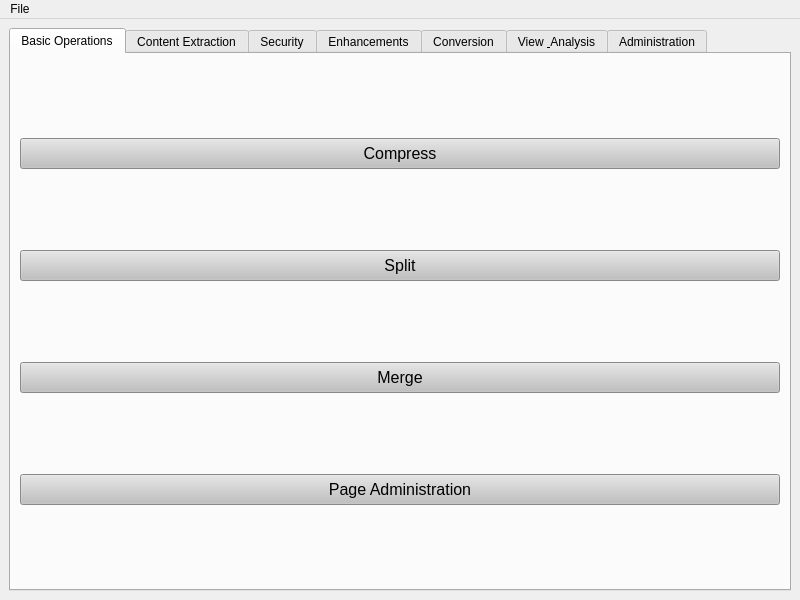
<?xml version="1.0" encoding="UTF-8"?>
<ui version="4.0">
 <class>MainWindow</class>
 <widget class="QMainWindow" name="MainWindow">
  <property name="geometry">
   <rect>
    <x>100</x>
    <y>100</y>
    <width>800</width>
    <height>600</height>
   </rect>
  </property>
  <property name="windowTitle">
   <string>PDF Utility</string>
  </property>
  <widget class="QWidget" name="centralwidget">
   <layout class="QVBoxLayout" name="verticalLayout">
    <item>
     <widget class="QTabWidget" name="tabWidget">
      <widget class="QWidget" name="basicTab">
       <attribute name="title">
        <string>Basic Operations</string>
       </attribute>
       <layout class="QVBoxLayout" name="basicLayout">
        <item>
         <widget class="QPushButton" name="compressButton">
          <property name="text">
           <string>Compress</string>
          </property>
          <property name="styleSheet">
           <string>QPushButton { background-color: rgb(192, 192, 192); color: rgb(0, 0, 0); font: 12pt; padding: 5px; }</string>
          </property>
         </widget>
        </item>
        <item>
         <widget class="QPushButton" name="splitButton">
          <property name="text">
           <string>Split</string>
          </property>
          <property name="styleSheet">
           <string>QPushButton { background-color: rgb(192, 192, 192); color: rgb(0, 0, 0); font: 12pt; padding: 5px; }</string>
          </property>
         </widget>
        </item>
        <item>
         <widget class="QPushButton" name="mergeButton">
          <property name="text">
           <string>Merge</string>
          </property>
          <property name="styleSheet">
           <string>QPushButton { background-color: rgb(192, 192, 192); color: rgb(0, 0, 0); font: 12pt; padding: 5px; }</string>
          </property>
         </widget>
        </item>
        <item>
         <widget class="QPushButton" name="pageAdminButton">
          <property name="text">
           <string>Page Administration</string>
          </property>
          <property name="styleSheet">
           <string>QPushButton { background-color: rgb(192, 192, 192); color: rgb(0, 0, 0); font: 12pt; padding: 5px; }</string>
          </property>
         </widget>
        </item>
       </layout>
      </widget>
      <widget class="QWidget" name="extractionTab">
       <attribute name="title">
        <string>Content Extraction</string>
       </attribute>
       <layout class="QVBoxLayout" name="extractionLayout">
        <item>
         <widget class="QPushButton" name="extractTextButton">
          <property name="text">
           <string>Extract Text</string>
          </property>
          <property name="styleSheet">
           <string>QPushButton { background-color: rgb(192, 192, 192); color: rgb(0, 0, 0); font: 12pt; padding: 5px; }</string>
          </property>
         </widget>
        </item>
        <item>
         <widget class="QPushButton" name="extractImagesButton">
          <property name="text">
           <string>Extract Images</string>
          </property>
          <property name="styleSheet">
           <string>QPushButton { background-color: rgb(192, 192, 192); color: rgb(0, 0, 0); font: 12pt; padding: 5px; }</string>
          </property>
         </widget>
        </item>
        <item>
         <widget class="QPushButton" name="extractTablesCamelotButton">
          <property name="text">
           <string>Extract Tables (Camelot)</string>
          </property>
          <property name="styleSheet">
           <string>QPushButton { background-color: rgb(192, 192, 192); color: rgb(0, 0, 0); font: 12pt; padding: 5px; }</string>
          </property>
         </widget>
        </item>
        <item>
         <widget class="QPushButton" name="extractLinksButton">
          <property name="text">
           <string>Extract Links</string>
          </property>
          <property name="styleSheet">
           <string>QPushButton { background-color: rgb(192, 192, 192); color: rgb(0, 0, 0); font: 12pt; padding: 5px; }</string>
          </property>
         </widget>
        </item>
        <item>
         <widget class="QPushButton" name="extractMetadataButton">
          <property name="text">
           <string>Extract Metadata</string>
          </property>
          <property name="styleSheet">
           <string>QPushButton { background-color: rgb(192, 192, 192); color: rgb(0, 0, 0); font: 12pt; padding: 5px; }</string>
          </property>
         </widget>
        </item>
       </layout>
      </widget>
      <widget class="QWidget" name="securityTab">
       <attribute name="title">
        <string>Security</string>
       </attribute>
       <layout class="QVBoxLayout" name="securityLayout">
        <item>
         <widget class="QPushButton" name="encryptButton">
          <property name="text">
           <string>Encrypt</string>
          </property>
          <property name="styleSheet">
           <string>QPushButton { background-color: rgb(192, 192, 192); color: rgb(0, 0, 0); font: 12pt; padding: 5px; }</string>
          </property>
         </widget>
        </item>
       </layout>
      </widget>
      <widget class="QWidget" name="enhancementsTab">
       <attribute name="title">
        <string>Enhancements</string>
       </attribute>
       <layout class="QVBoxLayout" name="enhancementsLayout">
        <item>
         <widget class="QPushButton" name="watermarkButton">
          <property name="text">
           <string>Watermark</string>
          </property>
          <property name="styleSheet">
           <string>QPushButton { background-color: rgb(192, 192, 192); color: rgb(0, 0, 0); font: 12pt; padding: 5px; }</string>
          </property>
         </widget>
        </item>
        <item>
         <widget class="QPushButton" name="ocrButton">
          <property name="text">
           <string>OCR</string>
          </property>
          <property name="styleSheet">
           <string>QPushButton { background-color: rgb(192, 192, 192); color: rgb(0, 0, 0); font: 12pt; padding: 5px; }</string>
          </property>
         </widget>
        </item>
        <item>
         <widget class="QPushButton" name="highlightButton">
          <property name="text">
           <string>Highlight</string>
          </property>
          <property name="styleSheet">
           <string>QPushButton { background-color: rgb(192, 192, 192); color: rgb(0, 0, 0); font: 12pt; padding: 5px; }</string>
          </property>
         </widget>
        </item>
       </layout>
      </widget>
      <widget class="QWidget" name="conversionTab">
       <attribute name="title">
        <string>Conversion</string>
       </attribute>
       <layout class="QVBoxLayout" name="conversionLayout">
        <item>
         <widget class="QPushButton" name="convertToDocxButton">
          <property name="text">
           <string>Convert to DOCX</string>
          </property>
          <property name="styleSheet">
           <string>QPushButton { background-color: rgb(192, 192, 192); color: rgb(0, 0, 0); font: 12pt; padding: 5px; }</string>
          </property>
         </widget>
        </item>
        <item>
         <widget class="QPushButton" name="convertToImageButton">
          <property name="text">
           <string>Convert to Image</string>
          </property>
          <property name="styleSheet">
           <string>QPushButton { background-color: rgb(192, 192, 192); color: rgb(0, 0, 0); font: 12pt; padding: 5px; }</string>
          </property>
         </widget>
        </item>
        <item>
         <widget class="QPushButton" name="convertHtmlToPdfButton">
          <property name="text">
           <string>HTML to PDF</string>
          </property>
          <property name="styleSheet">
           <string>QPushButton { background-color: rgb(192, 192, 192); color: rgb(0, 0, 0); font: 12pt; padding: 5px; }</string>
          </property>
         </widget>
        </item>
       </layout>
      </widget>
      <widget class="QWidget" name="viewAnalysisTab">
       <attribute name="title">
        <string>View &amp; Analysis</string>
       </attribute>
       <layout class="QVBoxLayout" name="viewAnalysisLayout">
        <item>
         <widget class="QPushButton" name="viewButton">
          <property name="text">
           <string>PDF Viewer</string>
          </property>
          <property name="styleSheet">
           <string>QPushButton { background-color: rgb(192, 192, 192); color: rgb(0, 0, 0); font: 12pt; padding: 5px; }</string>
          </property>
         </widget>
        </item>
        <item>
         <widget class="QPushButton" name="minerButton">
          <property name="text">
           <string>PDF Miner</string>
          </property>
          <property name="styleSheet">
           <string>QPushButton { background-color: rgb(192, 192, 192); color: rgb(0, 0, 0); font: 12pt; padding: 5px; }</string>
          </property>
         </widget>
        </item>
       </layout>
      </widget>
      <widget class="QWidget" name="administrationTab">
       <attribute name="title">
        <string>Administration</string>
       </attribute>
       <layout class="QVBoxLayout" name="administrationLayout">
        <item>
         <widget class="QPushButton" name="settingsButton">
          <property name="text">
           <string>Settings Manager</string>
          </property>
          <property name="styleSheet">
           <string>QPushButton { background-color: rgb(192, 192, 192); color: rgb(0, 0, 0); font: 12pt; padding: 5px; }</string>
          </property>
         </widget>
        </item>
        <item>
         <widget class="QPushButton" name="logsButton">
          <property name="text">
           <string>Log Manager</string>
          </property>
          <property name="styleSheet">
           <string>QPushButton { background-color: rgb(192, 192, 192); color: rgb(0, 0, 0); font: 12pt; padding: 5px; }</string>
          </property>
         </widget>
        </item>
       </layout>
      </widget>
     </widget>
    </item>
   </layout>
  </widget>
  <widget class="QMenuBar" name="menubar">
   <property name="geometry">
    <rect>
     <x>0</x>
     <y>0</y>
     <width>800</width>
     <height>21</height>
    </rect>
   </property>
   <widget class="QMenu" name="menuFile">
    <property name="title">
     <string>File</string>
    </property>
    <addaction name="actionSettings"/>
    <addaction name="actionLogs"/>
    <addaction name="separator"/>
    <addaction name="actionExit"/>
   </widget>
   <addaction name="menuFile"/>
  </widget>
  <action name="actionExit">
   <property name="text">
    <string>Exit</string>
   </property>
  </action>
  <action name="actionSettings">
   <property name="text">
    <string>Settings</string>
   </property>
   <property name="shortcut">
    <string>Ctrl+,</string>
   </property>
  </action>
  <action name="actionLogs">
   <property name="text">
    <string>Logs</string>
   </property>
   <property name="shortcut">
    <string>Ctrl+L</string>
   </property>
  </action>
  <action name="actionCompress">
   <property name="text">
    <string>Compress</string>
   </property>
  </action>
  <action name="actionWatermark">
   <property name="text">
    <string>Watermark</string>
   </property>
  </action>
  <action name="actionSplit">
   <property name="text">
    <string>Split</string>
   </property>
  </action>
  <action name="actionMerge">
   <property name="text">
    <string>Merge</string>
   </property>
  </action>
  <action name="actionExtract_Text">
   <property name="text">
    <string>Extract Text</string>
   </property>
  </action>
  <action name="actionExtract_Images">
   <property name="text">
    <string>Extract Images</string>
   </property>
  </action>
  <action name="actionEncrypt">
   <property name="text">
    <string>Encrypt</string>
   </property>
  </action>
 </widget>
 <resources/>
 <connections>
  <connection>
   <sender>actionExit</sender>
   <signal>triggered()</signal>
   <receiver>MainWindow</receiver>
   <slot>close()</slot>
   <hints>
    <hint type="sourcelabel">
     <x>-1</x>
     <y>-1</y>
    </hint>
    <hint type="destinationlabel">
     <x>399</x>
     <y>299</y>
    </hint>
   </hints>
  </connection>
 </connections>
</ui>
